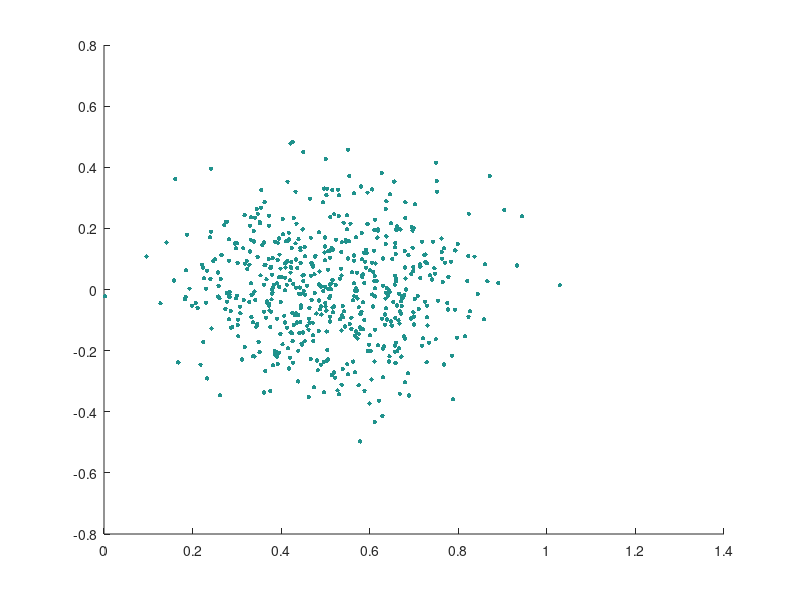

Source code (MATLAB):
% Define your motion model
motionModel = @(x) x + randn(size(x)) * 0.1; % Example motion model

% Define the process noise covariance matrix
Q = [0.01, 0; 0, 0.01]; % Example covariance matrix

% Number of particles
numParticles = 1000;

% Initialize particles and weights
particles = rand(numParticles, 2); % Assuming 2D state space
weights = ones(numParticles, 1) / numParticles;

% Define your measurement model h(x)
h = @(x) [x(:,1) + x(:,2), x(:,1) - x(:,2)]; % Example measurement model

% Define the measurement noise covariance matrix
R = [0.1, 0; 0, 0.1]; % Example covariance matrix

% Simulate a measurement
measurement = [0.5, 0.5];

for t = 1:100
    % Prediction step
    particles = motionModel(particles);
    particles = particles + mvnrnd([0, 0], Q, numParticles); % Add process noise
    
    % Update step
    expectedMeasurements = h(particles); % Get expected measurements from the model
    measurementErrors = expectedMeasurements - measurement; % Calculate errors
    
    % Calculate the likelihoods considering measurement uncertainty
    weights = exp(-0.5 * sum((measurementErrors / R) .* measurementErrors, 2));
    weights = weights / sum(weights); % Normalize weights
    
    % Resampling step
    indices = randsample(1:numParticles, numParticles, true, weights);
    particles = particles(indices, :);
    weights = ones(numParticles, 1) / numParticles;
    
    % Plot particles
    scatter(particles(:,1), particles(:,2), 10, weights, 'filled');
    pause(0.1);
end